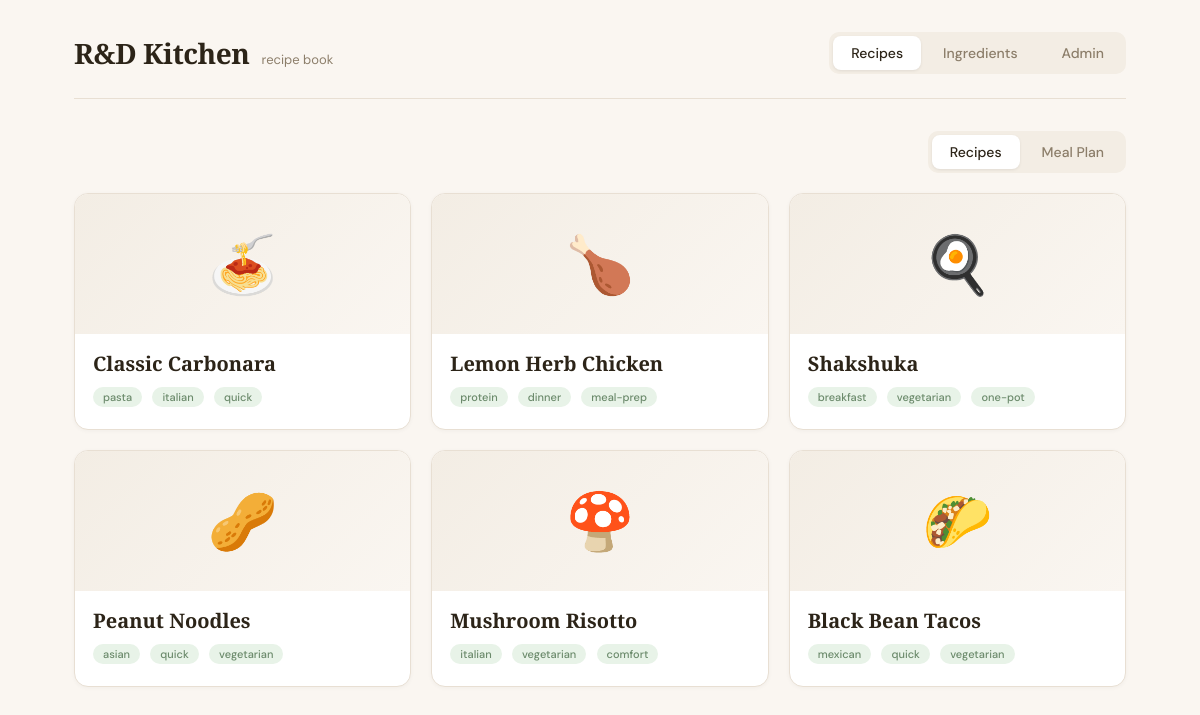
Before: / with the older database file.
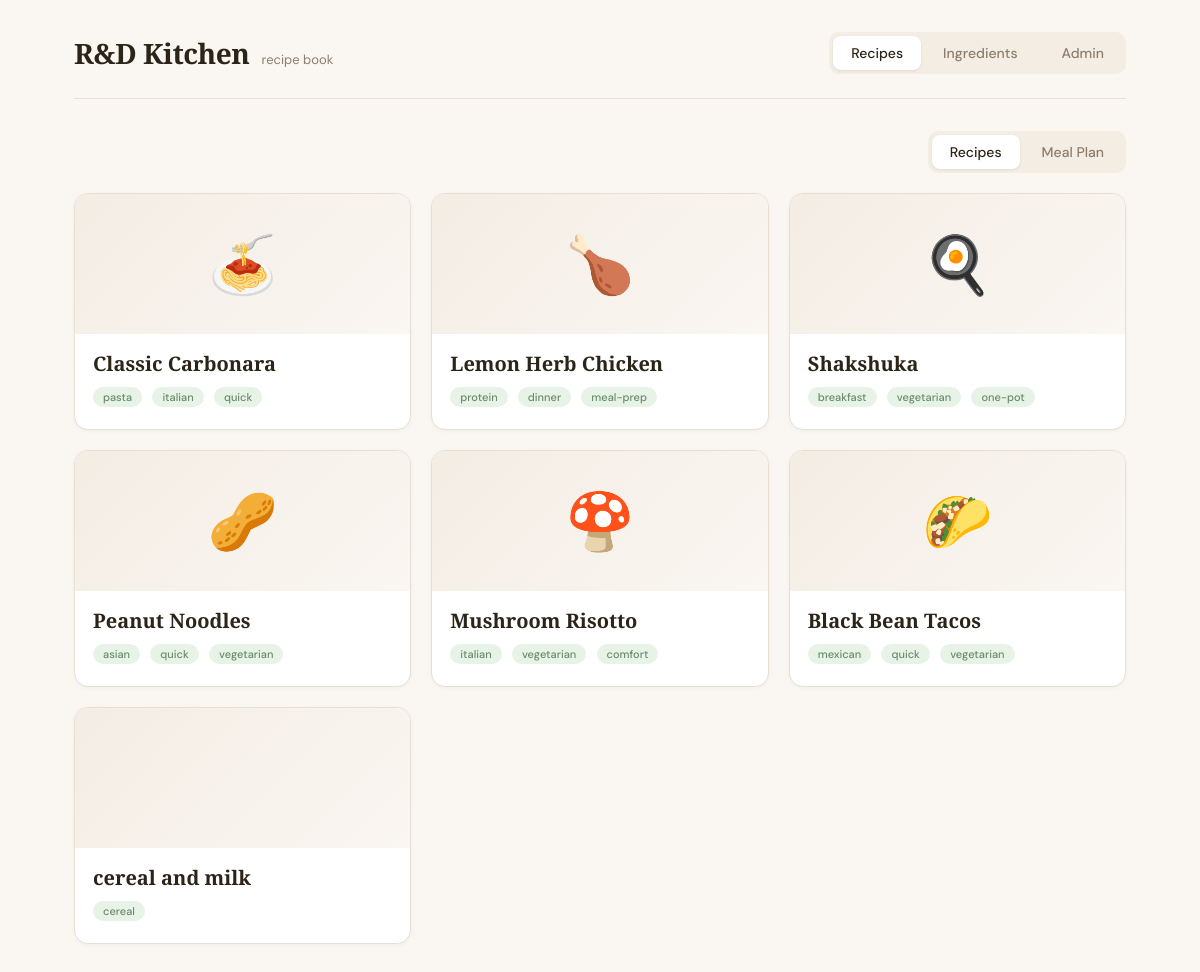
After: the same page with the newer database file.
### tables this page shows
CREATE TABLE recipe (
    id INTEGER PRIMARY KEY AUTOINCREMENT,
    title TEXT NOT NULL,
    image_path TEXT,
    servings INTEGER NOT NULL DEFAULT 4,
    tags TEXT DEFAULT ''
, source_url TEXT);

### app.py (the view)
@app.route("/")
def home():
    db = get_db()
    recipes = get_all_recipes(db)
    db.close()
    return render_template("home.html", recipes=recipes)

### app.py (called while the page is built)
@app.before_request
def ensure_db():
    if not hasattr(app, "_db_initialized"):
        init_db()
        db = get_db()
        seed_recipes(db)
        db.close()
        if seed_ingredients:
            try:
                seed_ingredients()
            except Exception as e:
                app.logger.warning(f"Ingredient seeding skipped: {e}")
        app._db_initialized = True

@app.context_processor
def utility_processor():
    return {"format_amount": format_amount, "is_admin": session.get("admin", False)}

### database.py (called while the page is built)
def get_db():
    db = sqlite3.connect(DB_PATH)
    db.row_factory = sqlite3.Row
    db.execute("PRAGMA foreign_keys = ON")
    return db

def get_all_recipes(db):
    return db.execute("SELECT * FROM recipe ORDER BY id").fetchall()

### templates/home.html (shortened to what this page needs)
{% extends "base.html" %}
{% block content %}
<div id="home-view">
    <div style="display:flex;justify-content:flex-end;margin-bottom:20px;">
        <div class="mode-toggle">
            <button class="active" data-mode="browse">Recipes</button>
            <button data-mode="plan">Meal Plan</button>
        </div>
    </div>
    <div class="recipe-grid" id="recipe-grid">
        {% for recipe in recipes %}
        {% include "_recipe_card.html" %}
        {% endfor %}
    </div>
</div>
{% endblock %}

### templates/_recipe_card.html (shortened to what this page needs)
<div class="recipe-card" data-recipe-id="{{ recipe.id }}" data-title="{{ recipe.title }}" data-image="{{ recipe.image_path }}">
    <a href="{{ url_for('recipe_detail', recipe_id=recipe.id) }}" class="card-link" style="text-decoration:none;color:inherit;display:block;">
        {% if recipe.image_path and recipe.image_path.startswith('static/') %}
        <div class="card-img"><img src="{{ url_for('static', filename=recipe.image_path[7:]) }}" alt="{{ recipe.title }}" class="card-img-file"></div>
        {% else %}
        <div class="card-img">{{ recipe.image_path }}</div>
        {% endif %}
        <div class="card-body">
            <div class="card-title">{{ recipe.title }}</div>
            <div class="card-tags">
                {% for tag in recipe.tags.split(',') %}
                {% if tag.strip() %}
                <span class="tag">{{ tag.strip() }}</span>
                {% endif %}
                {% endfor %}
            </div>
        </div>
    </a>
</div>

Changed rows visible on the page:
added recipe: title "cereal and milk", strip "cereal"
